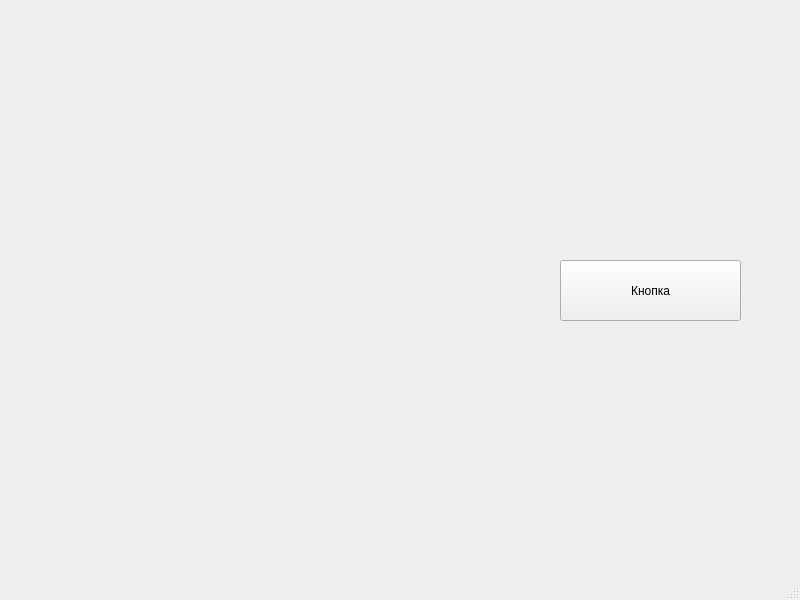
<?xml version="1.0" encoding="UTF-8"?>
<ui version="4.0">
 <class>MainWindow</class>
 <widget class="QMainWindow" name="MainWindow">
  <property name="geometry">
   <rect>
    <x>0</x>
    <y>0</y>
    <width>800</width>
    <height>600</height>
   </rect>
  </property>
  <property name="windowTitle">
   <string>MainWindow</string>
  </property>
  <widget class="QWidget" name="centralwidget">
   <widget class="QPushButton" name="pushButton">
    <property name="geometry">
     <rect>
      <x>560</x>
      <y>260</y>
      <width>181</width>
      <height>61</height>
     </rect>
    </property>
    <property name="text">
     <string>Кнопка</string>
    </property>
   </widget>
   <widget class="QLabel" name="label">
    <property name="geometry">
     <rect>
      <x>10</x>
      <y>10</y>
      <width>501</width>
      <height>501</height>
     </rect>
    </property>
    <property name="text">
     <string/>
    </property>
   </widget>
  </widget>
  <widget class="QMenuBar" name="menubar">
   <property name="geometry">
    <rect>
     <x>0</x>
     <y>0</y>
     <width>800</width>
     <height>21</height>
    </rect>
   </property>
  </widget>
  <widget class="QStatusBar" name="statusbar"/>
 </widget>
 <resources/>
 <connections/>
</ui>
